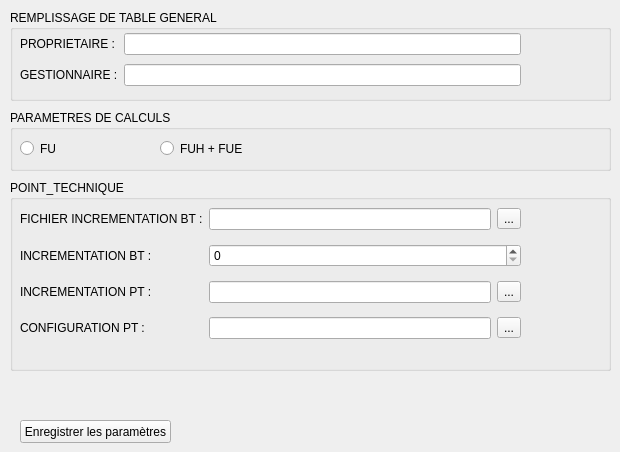
   <widget class="QWidget" name="tab_3">
    <attribute name="title">
     <string>Paramètres</string>
    </attribute>
    <widget class="QGroupBox" name="groupBox_3">
     <property name="geometry">
      <rect>
       <x>10</x>
       <y>10</y>
       <width>601</width>
       <height>91</height>
      </rect>
     </property>
     <property name="title">
      <string>REMPLISSAGE DE TABLE GENERAL</string>
     </property>
     <widget class="QWidget" name="gridLayoutWidget">
      <property name="geometry">
       <rect>
        <x>10</x>
        <y>20</y>
        <width>501</width>
        <height>61</height>
       </rect>
      </property>
      <layout class="QGridLayout" name="gridLayout">
       <item row="0" column="1">
        <widget class="QLineEdit" name="proprietaire"/>
       </item>
       <item row="0" column="0">
        <widget class="QLabel" name="label_11">
         <property name="text">
          <string>PROPRIETAIRE :</string>
         </property>
        </widget>
       </item>
       <item row="1" column="0">
        <widget class="QLabel" name="label_12">
         <property name="text">
          <string>GESTIONNAIRE :</string>
         </property>
        </widget>
       </item>
       <item row="1" column="1">
        <widget class="QLineEdit" name="gestionnaire"/>
       </item>
      </layout>
     </widget>
    </widget>
    <widget class="QPushButton" name="pushButton_7">
     <property name="geometry">
      <rect>
       <x>20</x>
       <y>420</y>
       <width>151</width>
       <height>23</height>
      </rect>
     </property>
     <property name="text">
      <string>Enregistrer les paramètres</string>
     </property>
    </widget>
    <widget class="QGroupBox" name="groupBox_4">
     <property name="geometry">
      <rect>
       <x>10</x>
       <y>110</y>
       <width>601</width>
       <height>61</height>
      </rect>
     </property>
     <property name="title">
      <string>PARAMETRES DE CALCULS</string>
     </property>
     <widget class="QRadioButton" name="radioButton">
      <property name="geometry">
       <rect>
        <x>10</x>
        <y>30</y>
        <width>82</width>
        <height>17</height>
       </rect>
      </property>
      <property name="text">
       <string>FU</string>
      </property>
     </widget>
     <widget class="QRadioButton" name="radioButton_2">
      <property name="geometry">
       <rect>
        <x>150</x>
        <y>30</y>
        <width>82</width>
        <height>17</height>
       </rect>
      </property>
      <property name="text">
       <string>FUH + FUE</string>
      </property>
     </widget>
    </widget>
    <widget class="QGroupBox" name="groupBox_5">
     <property name="geometry">
      <rect>
       <x>10</x>
       <y>180</y>
       <width>601</width>
       <height>191</height>
      </rect>
     </property>
     <property name="title">
      <string>POINT_TECHNIQUE</string>
     </property>
     <widget class="QWidget" name="gridLayoutWidget_2">
      <property name="geometry">
       <rect>
        <x>10</x>
        <y>20</y>
        <width>501</width>
        <height>151</height>
       </rect>
      </property>
      <layout class="QGridLayout" name="gridLayout_2" rowstretch="0,0,0,0,0">
       <property name="sizeConstraint">
        <enum>QLayout::SetDefaultConstraint</enum>
       </property>
       <item row="3" column="2">
        <widget class="QToolButton" name="toolButton_2">
         <property name="text">
          <string>...</string>
         </property>
        </widget>
       </item>
       <item row="1" column="0">
        <widget class="QLabel" name="label_13">
         <property name="text">
          <string>FICHIER INCREMENTATION BT :</string>
         </property>
        </widget>
       </item>
       <item row="4" column="1">
        <widget class="QLineEdit" name="configPTFile"/>
       </item>
       <item row="1" column="2">
        <widget class="QToolButton" name="toolButton">
         <property name="text">
          <string>...</string>
         </property>
        </widget>
       </item>
       <item row="2" column="1" colspan="2">
        <widget class="QSpinBox" name="incrementationBT">
         <property name="maximum">
          <number>9999999</number>
         </property>
        </widget>
       </item>
       <item row="4" column="2">
        <widget class="QToolButton" name="toolButton_3">
         <property name="text">
          <string>...</string>
         </property>
        </widget>
       </item>
       <item row="4" column="0">
        <widget class="QLabel" name="label_20">
         <property name="text">
          <string>CONFIGURATION PT :</string>
         </property>
        </widget>
       </item>
       <item row="3" column="1">
        <widget class="QLineEdit" name="incrementationPTFile"/>
       </item>
       <item row="2" column="0">
        <widget class="QLabel" name="label_15">
         <property name="text">
          <string>INCREMENTATION BT :</string>
         </property>
        </widget>
       </item>
       <item row="1" column="1">
        <widget class="QLineEdit" name="fileLine"/>
       </item>
       <item row="3" column="0">
        <widget class="QLabel" name="label_21">
         <property name="text">
          <string>INCREMENTATION PT :</string>
         </property>
        </widget>
       </item>
      </layout>
     </widget>
    </widget>
   </widget>
